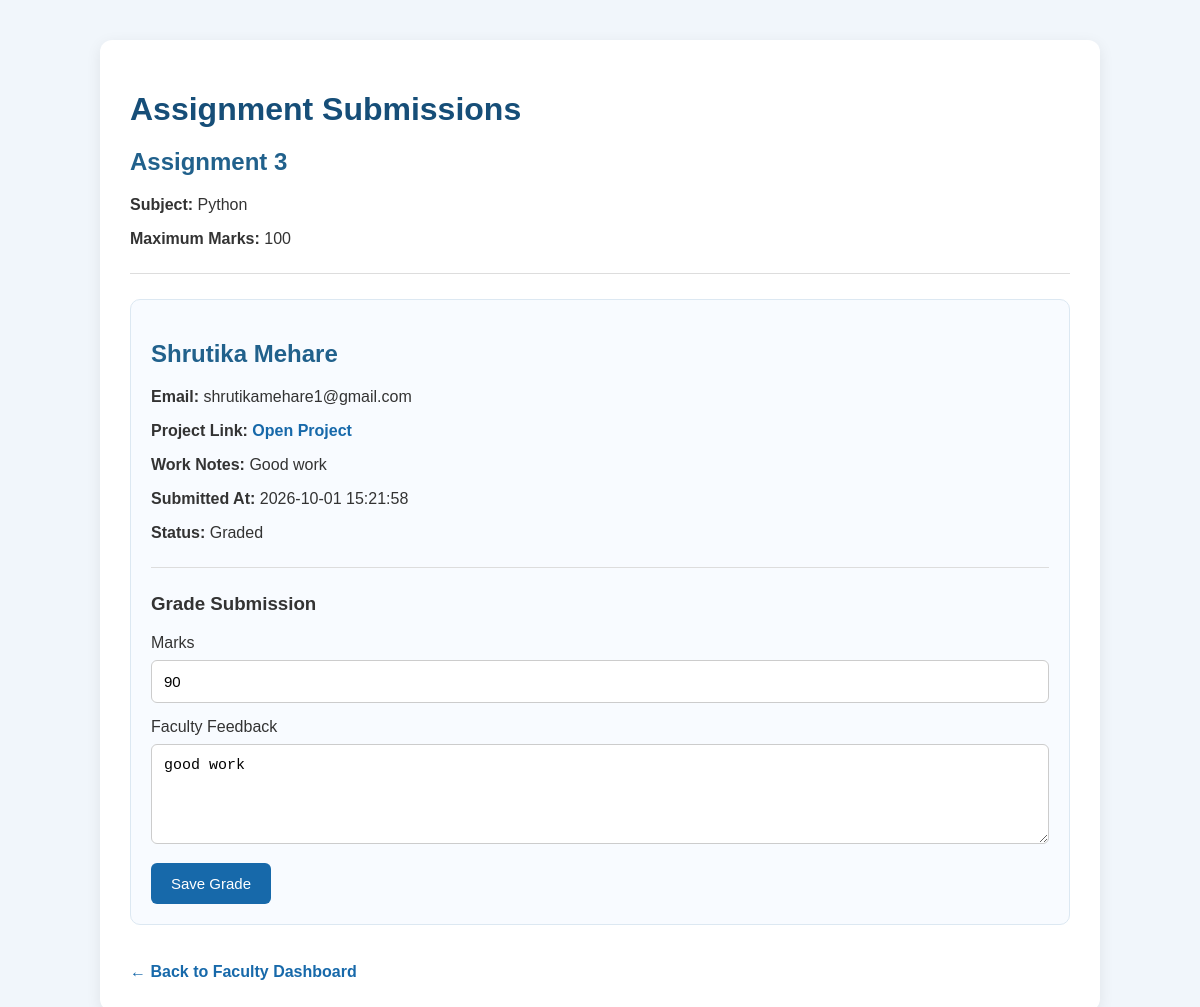
Page /submissions/3 (signed in) on the committed database.
### tables this page shows
CREATE TABLE assignments (
            id INTEGER PRIMARY KEY AUTOINCREMENT,
            title TEXT NOT NULL,
            subject TEXT NOT NULL,
            description TEXT,
            due_date TEXT NOT NULL,
            max_marks INTEGER NOT NULL,
            faculty_id INTEGER
        );

CREATE TABLE submissions (
            id INTEGER PRIMARY KEY AUTOINCREMENT,
            assignment_id INTEGER,
            student_id INTEGER,
            project_link TEXT,
            work_notes TEXT,
            submitted_at TEXT,
            marks INTEGER,
            feedback TEXT,
            status TEXT DEFAULT 'Submitted'
        );

CREATE TABLE users (
            id INTEGER PRIMARY KEY AUTOINCREMENT,
            name TEXT NOT NULL,
            email TEXT UNIQUE NOT NULL,
            password TEXT NOT NULL,
            role TEXT NOT NULL
        );

### app.py (the view, shortened to what this page needs)
@app.route("/submissions/<int:assignment_id>", methods=["GET", "POST"])
def submissions(assignment_id):
    if "user_id" not in session or session["role"] != "faculty":
        return redirect("/login")
    conn = get_db()
    assignment = conn.execute(
        "SELECT * FROM assignments WHERE id=?",
        (assignment_id,)
    ).fetchone()
    submissions_list = conn.execute("""
        SELECT submissions.*, users.name, users.email
        FROM submissions
        JOIN users ON submissions.student_id = users.id
        WHERE submissions.assignment_id=?
    """, (assignment_id,)).fetchall()
    conn.close()
    return render_template(
        "submissions.html",
        assignment=assignment,
        submissions=submissions_list
    )

### app.py (called while the page is built)
def get_db():
    conn = sqlite3.connect(DATABASE)
    conn.row_factory = sqlite3.Row
    return conn

### templates/submissions.html (shortened to what this page needs)
<!DOCTYPE html>
<html>
<head>
    <link rel="stylesheet" href="/static/style.css">
</head>
<body>
<div class="container">
    <h1>Assignment Submissions</h1>
    <h2>{{ assignment["title"] }}</h2>
    <p>
        <b>Subject:</b>
        {{ assignment["subject"] }}
    </p>
    <p>
        <b>Maximum Marks:</b>
        {{ assignment["max_marks"] }}
    </p>
    <hr>
    {% for submission in submissions %}
    <div class="card">
        <h2>{{ submission["name"] }}</h2>
        <p>
            <b>Email:</b>
            {{ submission["email"] }}
        </p>
        <p>
            <b>Project Link:</b>
            <a href="{{ submission['project_link'] }}"
               target="_blank">
                Open Project
            </a>
        </p>
        <p>
            <b>Work Notes:</b>
            {{ submission["work_notes"] }}
        </p>
        <p>
            <b>Submitted At:</b>
            {{ submission["submitted_at"] }}
        </p>
        <p>
            <b>Status:</b>
            {{ submission["status"] }}
        </p>
        <hr>
        <h3>Grade Submission</h3>
        <form method="POST">
            <label>Marks</label>
            <input
                type="number"
                name="marks"
                min="0"
                max="{{ assignment['max_marks'] }}"
                value="{{ submission['marks'] or '' }}"
                placeholder="Enter marks"
                required
            >
            <label>Faculty Feedback</label>
            <textarea
                name="feedback"
                placeholder="Enter feedback"
            >{{ submission["feedback"] or "" }}</textarea>
            <button type="submit">
                Save Grade
            </button>
        </form>
    </div>
    {% else %}
    <div class="card">
        <h3>No submissions yet.</h3>
        <p>No student has submitted this assignment.</p>
    </div>
    {% endfor %}
    <br>
    <a href="/faculty">
        ← Back to Faculty Dashboard
    </a>
</div>
</body>
</html>

### static/style.css (style rules this page uses)
* { box-sizing: border-box; }
body { font-family: Arial, sans-serif; margin: 0; background: #f1f6fb; color: #333; }
.container { width: 90%; max-width: 1000px; margin: 40px auto; background: white; padding: 30px; border-radius: 12px; box-shadow: 0 4px 15px rgba(0,0,0,0.08); }
h1 { color: #164e78; margin-bottom: 10px; }
h2 { color: #21618c; }
h3 { color: #333; }
input, textarea, select { width: 100%; padding: 12px; margin-top: 8px; margin-bottom: 15px; border: 1px solid #ccc; border-radius: 6px; font-size: 15px; }
textarea { min-height: 100px; resize: vertical; }
button { background: #1769aa; color: white; border: none; padding: 12px 20px; border-radius: 6px; cursor: pointer; font-size: 15px; }
.card { background: #f8fbff; border: 1px solid #dce8f2; padding: 20px; margin: 20px 0; border-radius: 10px; }
a { color: #1769aa; text-decoration: none; font-weight: bold; }
hr { border: 0; border-top: 1px solid #ddd; margin: 25px 0; }

### rows in the picture
assignments: title "Assignment 3", subject "Python", max_marks "100"
submissions: name "Shrutika Mehare", email "shrutikamehare1@gmail.com", work_notes "Good work", submitted_at "2026-10-01 15:21:58", status "Graded", marks "90", feedback "good work"
